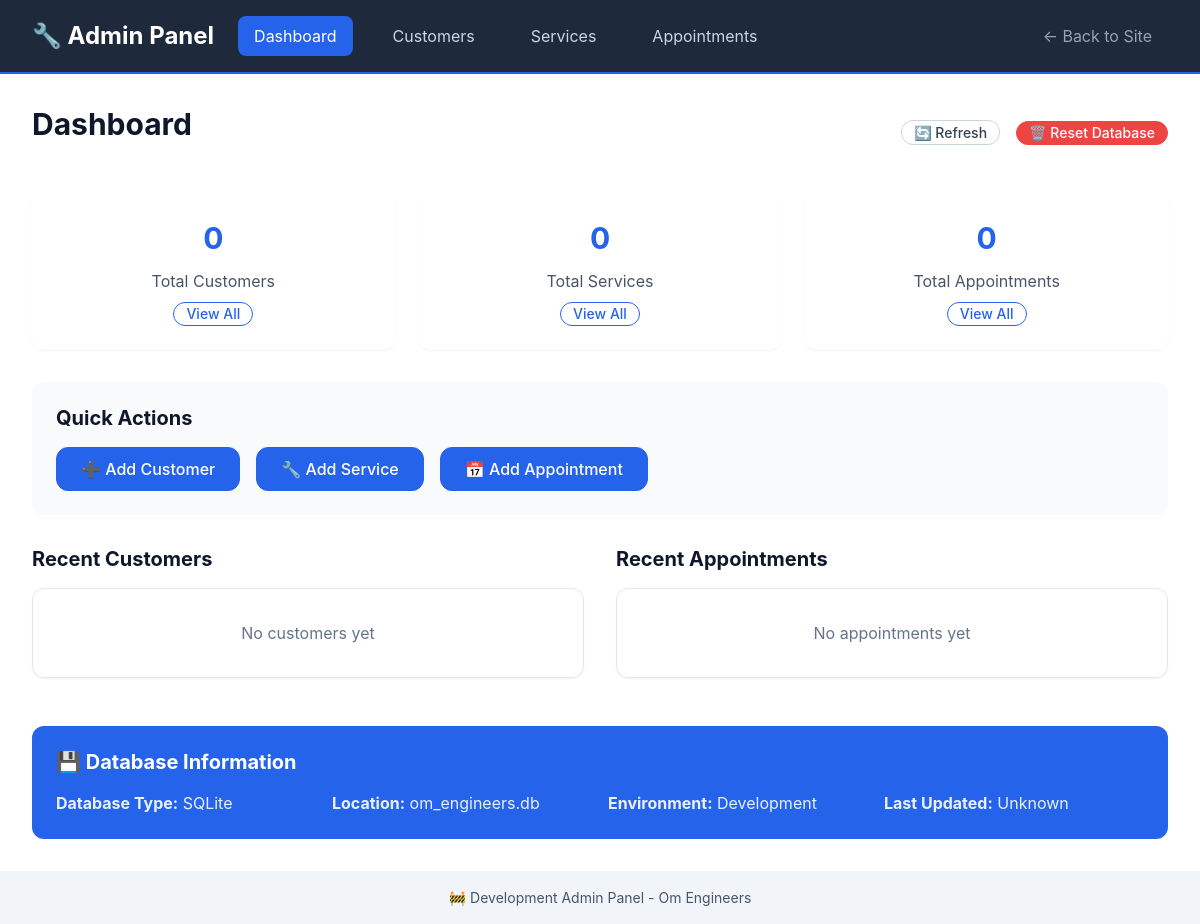
The page /admin/ on the database as committed earlier.
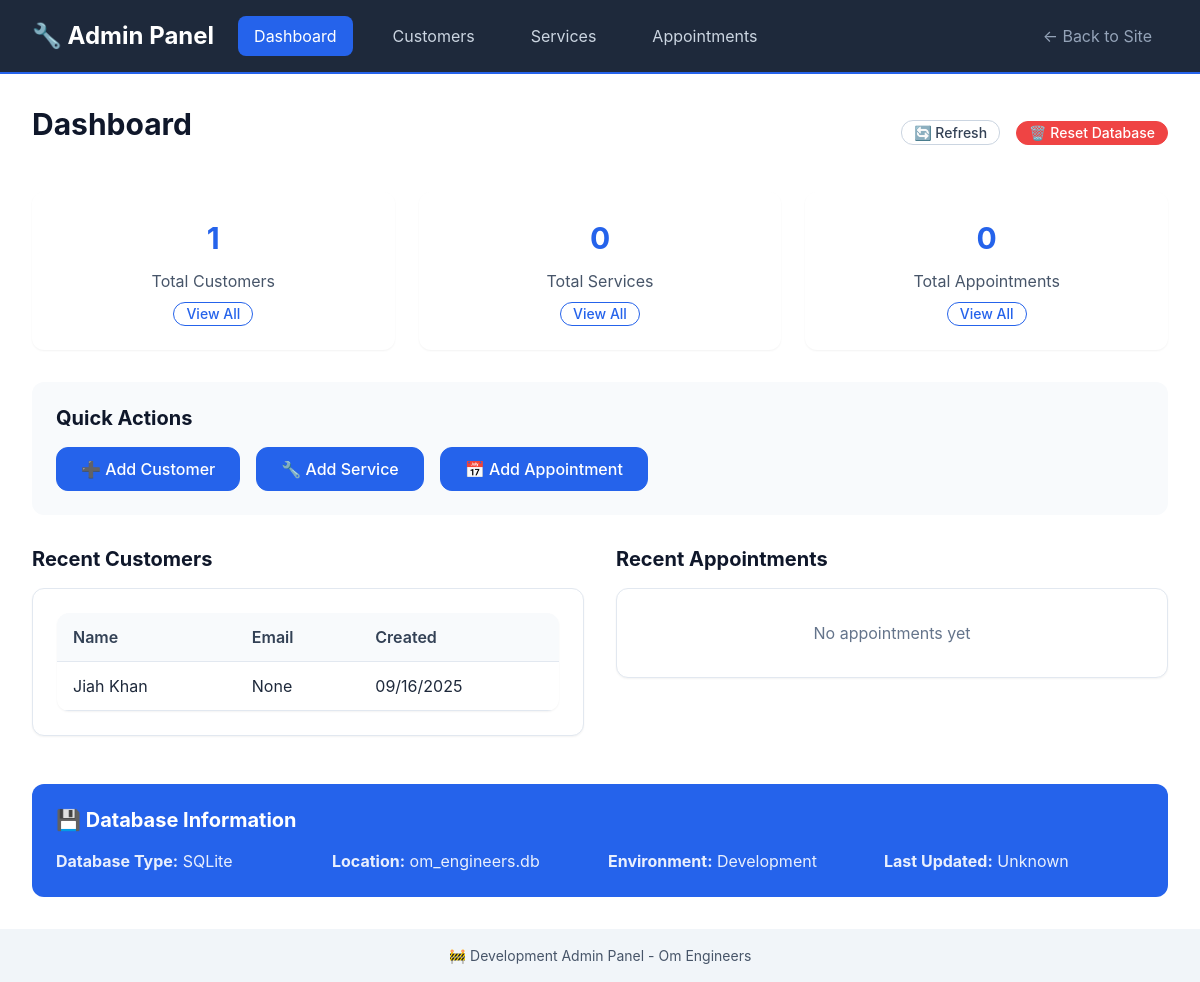
The same page on the database as committed later.
### models/customer_db.py (models this page shows, shortened)
class Customer(db.Model):
    __tablename__ = 'customers'
    id: Mapped[int] = mapped_column(primary_key=True)
    name: Mapped[str] = mapped_column(String(100), nullable=False)
    email: Mapped[str] = mapped_column(String(120), nullable=True, index=True)
    phone: Mapped[str] = mapped_column(String(20), nullable=False, index=True)
    address: Mapped[str] = mapped_column(Text, nullable=True)
    created_at: Mapped[datetime] = mapped_column(DateTime, default=datetime.utcnow)
    updated_at: Mapped[datetime] = mapped_column(DateTime, default=datetime.utcnow, onupdate=datetime.utcnow)
    appointments = db.relationship('Appointment', back_populates='customer', cascade='all, delete-orphan')

### routes/admin.py (the view)
@admin_bp.route('/')
def index():
    try:
        customer_count = Customer.query.count()
        service_count = Service.query.count()
        appointment_count = Appointment.query.count()
        recent_customers = Customer.query.order_by(Customer.created_at.desc()).limit(5).all()
        recent_appointments = Appointment.query.order_by(Appointment.created_at.desc()).limit(5).all()
        stats = {
            'customers': customer_count,
            'services': service_count,
            'appointments': appointment_count
        }
        return render_template('admin/index.html',
                             stats=stats,
                             recent_customers=recent_customers,
                             recent_appointments=recent_appointments)
    except Exception as e:
        flash(f'Error loading admin dashboard: {str(e)}', 'error')
        return render_template('admin/index.html', stats={}, recent_customers=[], recent_appointments=[])

### templates/admin/index.html (shortened to what the changed rows need)
{% extends "admin/base.html" %}
{% block content %}
<div style="display: flex; justify-content: space-between; align-items: center; margin-bottom: var(--space-8);">
    <h1>Dashboard</h1>
</div>
<div class="stats-grid">
    <div class="stat-card">
        <div class="stat-number" id="customers-count">{{ stats.customers or 0 }}</div>
        <div style="color: var(--gray-600);">Total Customers</div>
        <div style="margin-top: var(--space-2);">
            <a href="{{ url_for('admin.customers') }}" class="btn btn-sm btn-outline">View All</a>
        </div>
    </div>
</div>
<div style="display: grid; grid-template-columns: 1fr 1fr; gap: var(--space-8); margin-top: var(--space-8);">
    <div>
        <h3 style="margin-bottom: var(--space-4);">Recent Customers</h3>
        {% if recent_customers %}
        <div class="card">
            <table class="admin-table">
                <thead>
                    <tr>
                        <th>Name</th>
                        <th>Email</th>
                        <th>Created</th>
                    </tr>
                </thead>
                <tbody>
                    {% for customer in recent_customers %}
                    <tr>
                        <td>{{ customer.name }}</td>
                        <td>{{ customer.email }}</td>
                        <td>{{ customer.created_at.strftime('%m/%d/%Y') }}</td>
                    </tr>
                    {% endfor %}
                </tbody>
            </table>
        </div>
        {% else %}
        <div class="card" style="text-align: center; padding: var(--space-8); color: var(--gray-500);">
            No customers yet
        </div>
        {% endif %}
    </div>
</div>
{% endblock %}

Rows that differ between the two databases and show on the page:
added Customer: name "Jiah Khan", email "None", created_at "09/16/2025"
Other text that changed with them:
{{ stats.customers or 0 }}: "0" → "1"
text no longer shown: "No customers yet"
text now shown: "Name Email Created"
